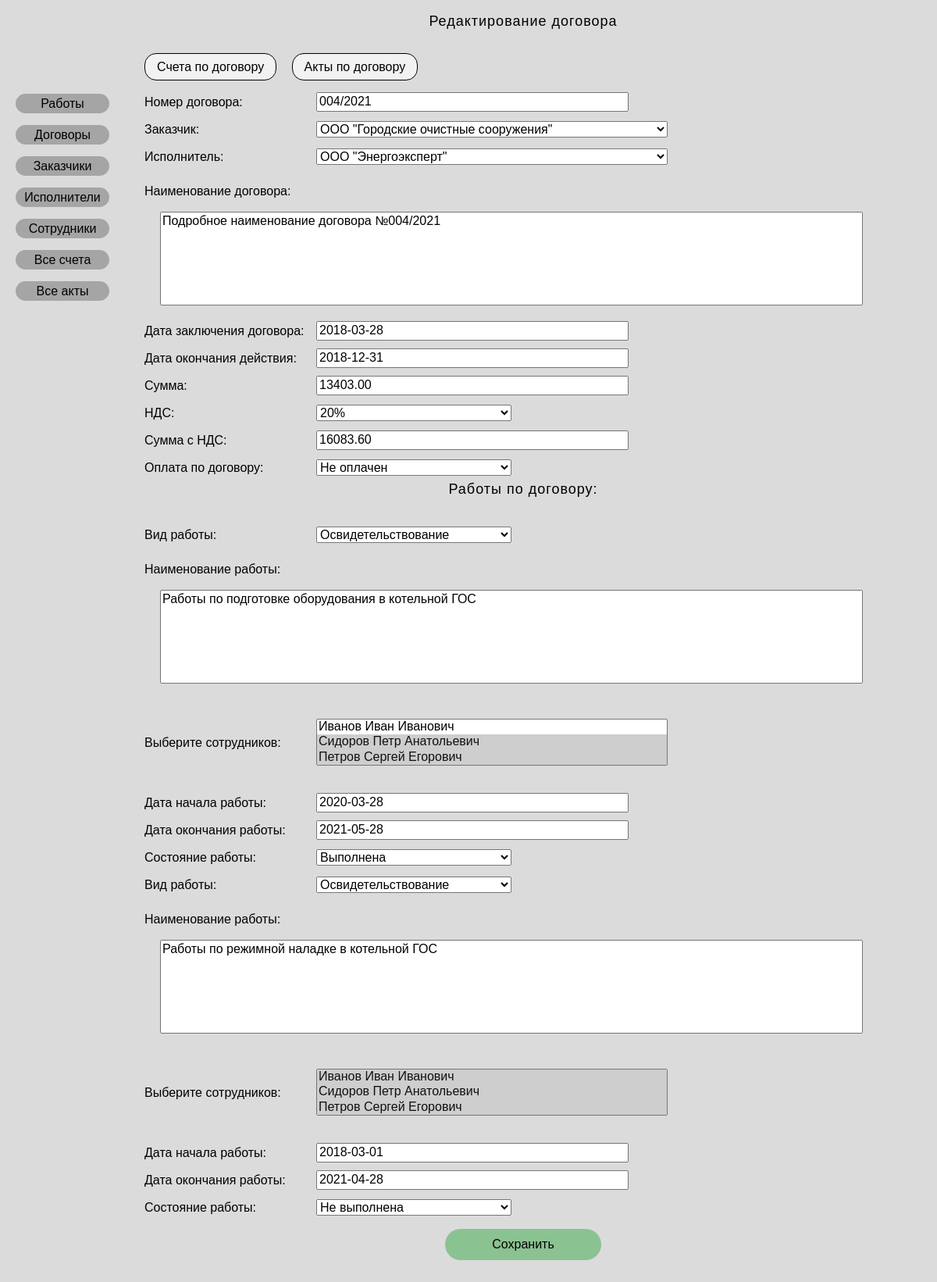
The page /contract/contract_list/1/ on the database its author committed.
### vcrdocumentsproject/apps/document/models.py (models this page shows, shortened)
class Contracts(models.Model):
    contract_code = models.AutoField('Код договора', primary_key=True)
    contract_number = models.CharField('Номер договора', max_length = 20)
    customer = models.ForeignKey(Customers, on_delete=models.CASCADE)
    executor = models.ForeignKey(Executors, on_delete=models.CASCADE)
    description = models.TextField('Наименование')
    contract_date = models.DateField('Дата договора')
    contract_end_date = models.DateField('Дата окончания договора', null=True)
    price = models.DecimalField('Сумма',max_digits= 20, decimal_places=2)
    nds = models.IntegerField('НДС')
    price_with_nds = models.DecimalField('Сумма с НДС',max_digits= 20, decimal_places=2)
    payment = models.BooleanField('Оплата по договору', default=False, null=True)
    class Meta:
        verbose_name = "Договор"
        verbose_name_plural = "Договоры"

class Works(models.Model):
    work_code = models.AutoField('Код работы', primary_key=True)
    type_of_work = models.CharField('Вид работы', max_length = 250, null=True)
    contract_number = models.ForeignKey(Contracts, on_delete=models.CASCADE)
    employee_code = models.ManyToManyField(Employees)
    description = models.TextField('Наименование', null=True)
    work_start_date = models.DateField('Дата начала работы', null=True)
    work_end_date = models.DateField('Дата завершения работы', null=True)
    work_status = models.BooleanField('Статус выполнения работы', default=False, null=True)
    class Meta:
        verbose_name = "Работа"
        verbose_name_plural = "Работы"

### vcrdocumentsproject/apps/document/views.py (the view)
# urls.py: path('contract_list/<str:contract_code>/', views.contract, name = 'contract'),
def contract(request, contract_code):
    try:
        try:
            b = Works.objects.filter(contract_number=contract_code)
            works = b
        except:
            works=0
        a = Contracts.objects.get(contract_code = contract_code)
        c = Customers.objects.all()
        d = Executors.objects.all()
        e = Employees.objects.all()
        contract_number =  a.contract_number
        customer = a.customer
        executor = a.executor
        contract_code = a.contract_code
        description = a.description
        contract_date = a.contract_date
        contract_end_date = a.contract_end_date
        payment = a.payment
        price = a.price
        nds = a.nds
        nds_const = [0, 18, 20]
        price_with_nds = a.price_with_nds
        for a in nds_const:
            if a == nds:
                price_with_nds = price*(100+a)/100
        customer_l = c
        executor_l = d
        employee_l = e
        work_type_const =  [ "Освидетельствование","Диагностирование", "Экспертиза",
                             "Режимная наладка" ,"Пусковая наладка", "Обследование", "Прочее" ]
        all_data = {"contract_number": contract_number, "customer": customer, "executor": executor,"contract_code": contract_code,"description": description,
             "contract_date": contract_date, "contract_end_date": contract_end_date,"payment": payment,
             "employee": employee, 'works':works ,
            "customer_l": customer_l,"executor_l": executor_l, "employee_l": employee_l,
                    "work_type_const":work_type_const,"price": price, "nds": nds, "price_with_nds":price_with_nds, "nds_const":nds_const}
    except:
        raise Http404("Договор не найден")
    return  render(request, 'document/contract.html', {'contract': all_data})

### vcrdocumentsproject/templates/document/contract.html (shortened to what this page needs)
{% extends 'base.html' %}
{% block content %}
<div class="content-container">
<form action="{% url 'contract:contract_save' contract.contract_code %}" method="POST">
    <p class="title">Редактирование договора</p>
<div class="filters">
    <a class="filter" href="{% url 'contract:bill_list' contract.contract_code%}">Счета по договору</a>
    <a class="filter" href="{% url 'contract:act_list' contract.contract_code%}">Акты по договору</a>
</div>
    <div class="item-select-wrapper"><p>Номер договора: </p><input class="item-input" type="text" value="{{contract.contract_number}}" maxlength = "20" name="contract_number"></div>
    <div class="item-select-wrapper"><p>Заказчик:</p>
    <select class="item-select" name="customer">
        {% if contract.customer_l %}
            {% for a in contract.customer_l %}
                {% if a.customer_code == contract.customer.customer_code %}
                    <option value="{{a.customer_code}}" selected>{{a.organization_name}}</option>
                {% else %}
                    <option value="{{a.customer_code}}" >{{a.organization_name}}</option>
                {% endif %}
            {% endfor %}
        {% endif %}
    </select></div>
    <div class="item-select-wrapper"><p>Исполнитель:</p>
    <select class="item-select" name="executor">
        {% if contract.executor_l %}
            {% for a in contract.executor_l %}
                {% if a.executor_code == contract.executor.executor_code %}
                    <option value="{{a.executor_code}}" selected>{{a.organization_name}}</option>
                {% else %}
                    <option value="{{a.executor_code}}" >{{a.organization_name}}</option>
                {% endif %}
            {% endfor %}
        {% endif %}
    </select></div>
    <div class="item-textarea-wrapper"><p>Наименование договора:</p><textarea type="text" maxlength = "1000" name="description">{{contract.description}}</textarea></div>
    <div class="item-select-wrapper"><p>Дата заключения договора:</p> <input class="item-input" type="datetime" value="{{contract.contract_date|date:"Y-m-d" }}"  name="contract_date"></div>
    <div class="item-select-wrapper"><p>Дата окончания действия:</p> <input class="item-input" type="datetime" value="{{contract.contract_end_date|date:"Y-m-d"}}" name="contract_end_date"></div>
        <div class="item-select-wrapper"><p>Cумма:</p><input class="item-input" type="text" value="{{contract.price}}" step="0.01" maxlength = "20" name="price"> </div>
     <div class="item-select-wrapper"><p>НДС:</p><select class="item-select-short" name="nds">
        {% for a in contract.nds_const %}
        {% if contract.nds == a%}
        <option value="{{a}}" selected>{{a}}%</option>
        {% else %}
        <option value="{{a}}">{{a}}%</option>
        {% endif %}
        {% endfor %}
     </select></div>
        <div class="item-select-wrapper"><p>Cумма с НДС:</p><input class="item-input" type="text"  step="0.01"  maxlength = "20" value="{{contract.price_with_nds}}" name="price_with_nds"></div>
     <div class="item-select-wrapper"><p>Оплата по договору:</p>
    <select class="item-select-short" name="payment">
        {% if contract.payment == True %}
        <option disabled  >Выберите статус</option>
        <option value="True" selected>Оплачен</option>
        <option value="False">Не оплачен</option>
        {% elif contract.payment == False  %}
        <option value="False" selected>Не оплачен</option>
        {% else %}
        <option disabled selected >Выберите статус</option>
        <option value="True" >Оплачен</option>
        <option value="False" >Не оплачен</option>
        {% endif %}
    </select>
     </div>
    {% if contract.works %}
    <p class="title">Работы по договору:</p>
        {% for w in contract.works %}
    <div class="contract-work">
        <div class="item-select-wrapper"><p>Вид работы:</p>
        <div><select class="item-select-short"  name="type_of_work"> {{w.type_of_work}}
            {% for a in contract.work_type_const %}
                {% if a == w.type_of_work %}
                    <option value="{{a}}" selected>{{a}}</option>
                {% else %}
                    <option value="{{a}}" >{{a}}</option>
                {% endif %}
            {% endfor %}
        </select>   </div>
            </div>
    <div class="item-textarea-wrapper"><p>Наименование работы:</p><textarea type="text" value="{{w.description}}" maxlength = "1000" name="description_work">{{w.description}}</textarea></div>
        <div class="item-select-wrapper-big">
        <div class="item-select-wrapper"><p>Выберите сотрудников:</p></div>
            <select class="item-select" name="employee{{w.work_code}}" multiple size="3">
                    {% for a in contract.employee_l %}
                            {% if a in w.employee_code.all%}
                                <option value="{{a.employee_code}}" selected>{{a.fio}}</option>
                            {% else %}
                               <option value="{{a.employee_code}}" >{{a.fio}}</option>
                            {% endif %}
                    {% endfor %}
            </select>
        </div>
            <div class="item-select-wrapper"><p>Дата начала работы:</p><input class="item-input" type="datetime" value="{{w.work_start_date|date:"Y-m-d" }}"  name="work_start_date"></div>
            <div class="item-select-wrapper"><p>Дата окончания работы:</p><input class="item-input" type="datetime" value="{{w.work_end_date|date:"Y-m-d"}}" name="work_end_date"> </div>
            <div class="item-select-wrapper"><p>Состояние работы:</p>
            <select class="item-select-short" name="work_status">
                        {% if w.work_status == True %}
                            <option value="True" selected >Выполнена</option>
                        {% else %}
                            <option value="False" selected>Не выполнена</option>
                        {% endif %}
            </select>
        </div>
    </div>
            {% endfor %}
    {% endif %}
        <div class="button-wrapper"><button class="button-save" type="submit">Сохранить</button></div>
</form>
</div>
{% endblock %}

### vcrdocumentsproject/apps/document/static/document/css/style.css (style rules this page uses)
* { box-sizing: border-box; }
.content-container { padding-top: 17px; width: 970px; margin-bottom: 15px; }
textarea { resize: none; align-self: center; width: 900px; height: 120px; text-align: start; margin-left: 20px; margin-right: 20px; margin-bottom: 10px; }
a { text-decoration: none; color: black; }
p { width: 220px; }
html { overflow-y: scroll; }
body { display: flex; background-color: rgba(196, 196, 196, 0.6); font-family: sans-serif; font-style: normal; font-weight: normal; font-size: 16px; line-height: 21px; cursor: default; }
.title { width: 970px; margin-top: 0px; text-align: center; font-size: 18px; margin-bottom: 30px; letter-spacing: 1px; }
.item-select-wrapper { display: flex; height: 35px; align-items: center; }
.item-select-wrapper-big { display: flex; height: 120px; align-items: center; }
.item-input { width: 400px; }
.item-select-short { width: 250px; }
.item-select { width: 450px; }
.button-wrapper { display: flex; justify-content: center; margin-bottom: 20px; margin-top: 10px; }
.button-save { background-color: #8BC291; border: none; border-radius: 20px; width: 200px; height: 40px; }
.filters { display: flex; height: 30px; margin-bottom: 15px; }
.filter { display: flex; background-color: rgba(242, 242, 242, 1); height: 35px; color: black; border-radius: 15px; margin-bottom: 30px; padding: 15px; margin-right: 2%; border: solid 1px black; align-items: center; }

### rows shown on the page
Contracts: contract_number "004/2021", description "Подробное наименование договора №004/2021", contract_date "2018-03-28", contract_end_date "2018-12-31", price "13403.00"
Works: type_of_work "Освидетельствование", description_work "Работы по подготовке оборудования в котельной ГОС", work_start_date "2020-03-28", work_end_date "2021-05-28", work_status "Выполнена"
Works: type_of_work "Освидетельствование", description_work "Работы по режимной наладке в котельной ГОС", work_start_date "2018-03-01", work_end_date "2021-04-28", work_status "Не выполнена"

### other values the page prints
form field customer "ООО \"Городские очистные сооружения\""
form field executor "ООО \"Энергоэксперт\""
form field nds "20%"
form field value "Иванов Иван Иванович / Сидоров Петр Анатольевич ☑ / Петров Сергей Егорович ☑"
form field value "Иванов Иван Иванович ☑ / Сидоров Петр Анатольевич ☑ / Петров Сергей Егорович ☑"
